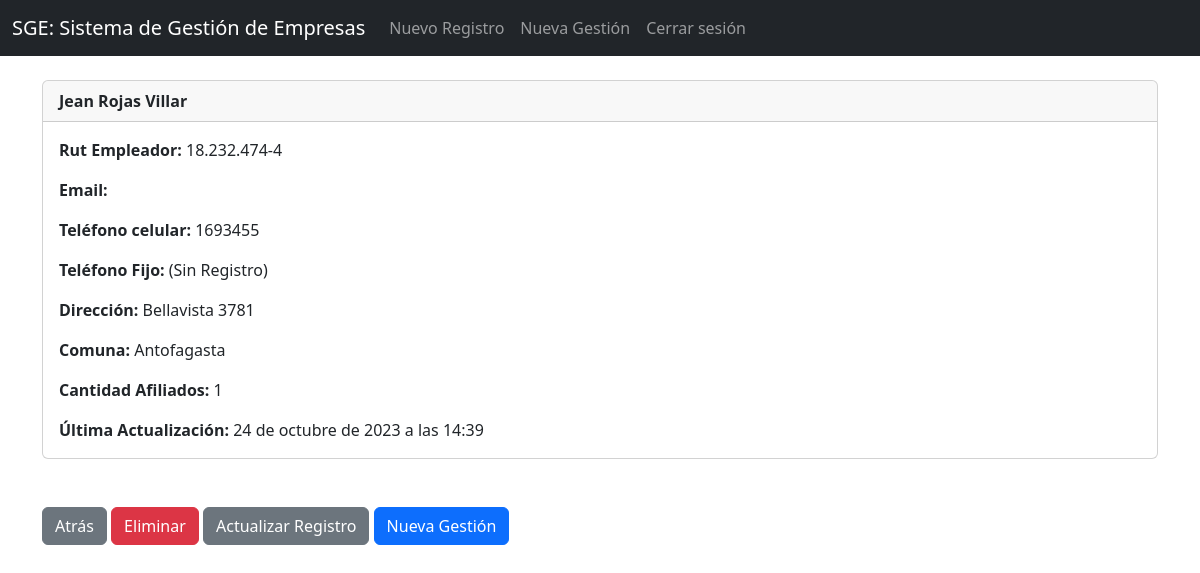
The page /record/1 (signed in) on the database its author committed.
### website/models.py (models this page shows, shortened)
class Empresa(models.Model):
	id_empleador = models.CharField(max_length=15)
	razon_social = models.CharField(max_length=50, null=True)
	celular = models.IntegerField(null=True)
	telefono = models.IntegerField(null=True)
	email =  models.EmailField(max_length=50, null=True)
	direccion =  models.CharField(max_length=100, null=True)
	comuna =  models.CharField(max_length=50, null=True)
	region =  models.CharField(max_length=30, null=True)
	cant_afiliados =  models.PositiveIntegerField(null=True)
	fecha_ultima_actualizacion = models.DateTimeField(auto_now=True, null=True)
	nombre_contacto = models.CharField(max_length=50, null=True)

### website/views.py (the view)
# urls.py: path('record/<int:pk>', views.customer_record, name='record'),
def customer_record(request, pk):
	if request.user.is_authenticated:
		customer_record = Empresa.objects.get(id=pk)
		return render(request, 'record.html', {'customer_record':customer_record})
	else:
		messages.success(request, "Tienes que inciar sesión para ver esta página...")
		return redirect('inicio')

### website/templates/record.html
{% extends 'base.html' %}
{% block content %}
<div class="card">
  <div class="card-header"><strong>{{ customer_record.razon_social }}</strong>
  </div>
  <div class="card-body">
<p class="card-text">
<strong>Rut Empleador: </strong>{{ customer_record.id_empleador }}</p>
<p class="card-text">
<strong>Email: </strong>{{ customer_record.email }}</p>
<p class="card-text">
<strong>Teléfono celular: </strong>{{ customer_record.celular|default_if_none:"(Sin Registro)" }}
</p>
<p class="card-text">
<strong>Teléfono Fijo: </strong>{{ customer_record.telefono|default_if_none:"(Sin Registro)" }}</p>
<p class="card-text">
<strong>Dirección: </strong>{{ customer_record.direccion }}</p>
<p class="card-text">
<strong>Comuna: </strong>{{ customer_record.comuna }}</p>
<p class="card-text">
<strong>Cantidad Afiliados: </strong>{{ customer_record.cant_afiliados }}</p>
<p class="card-text">
<strong>Última Actualización: </strong>{{ customer_record.fecha_ultima_actualizacion }}</p>
  </div>
</div>
<br/><br/>
<a href="{% url 'inicio' %}" class="btn btn-secondary">Atrás</a>
<a href="{% url 'delete_record' customer_record.id %}" class="btn btn-danger">Eliminar</a>
<a href="{% url 'update_record' customer_record.id %}" class="btn btn-secondary">Actualizar Registro</a>
<a href="{% url 'nueva_gestion'  %}" class="btn btn-primary">Nueva Gestión</a>
{% endblock %}

### website/templates/base.html (shortened to what this page needs)
<!doctype html>
<html lang="en">
  <head>
    <link href="https://cdn.jsdelivr.net/npm/bootstrap@5.3.0-alpha1/dist/css/bootstrap.min.css" rel="stylesheet">
  </head>
  <body>
    {% include 'navbar.html' %}
    <div class="container">
      <br/>
      {% block content %}
      {% endblock%}
    </div>
  </body>
</html>

### website/templates/navbar.html (shortened to what this page needs)
<nav class="navbar navbar-expand-lg navbar-dark bg-dark">
    <div class="container-fluid">
      <a class="navbar-brand" href="{% url 'inicio' %}">SGE: Sistema de Gestión de Empresas</a>
      <div class="collapse navbar-collapse" id="navbarSupportedContent">
        <ul class="navbar-nav me-auto mb-2 mb-lg-0">
          {% if user.is_authenticated %}
          <li class="nav-item">
            <a class="nav-link" href="{% url 'add_record' %}">Nuevo Registro</a>
          </li>
          <li class="nav-item">
            <a class="nav-link" href="{% url 'nueva_gestion' %}">Nueva Gestión</a>
          </li>
          <li class="nav-item">
            <a class="nav-link" href="{% url 'logout' %}">Cerrar sesión</a>
          </li>
          {% endif %}
        </ul>
      </div>
    </div>
  </nav>

### rows shown on the page
Empresa: razon_social "Jean Rojas Villar", id_empleador "18.232.474-4", celular "1693455", telefono "(Sin Registro)", direccion "Bellavista 3781", comuna "Antofagasta", cant_afiliados "1", fecha_ultima_actualizacion "24 de octubre de 2023 a las 14:39"
